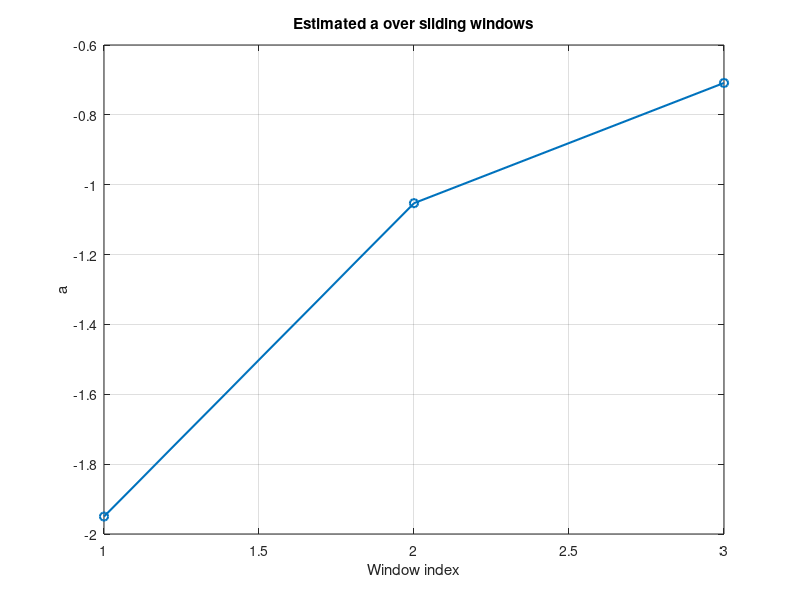
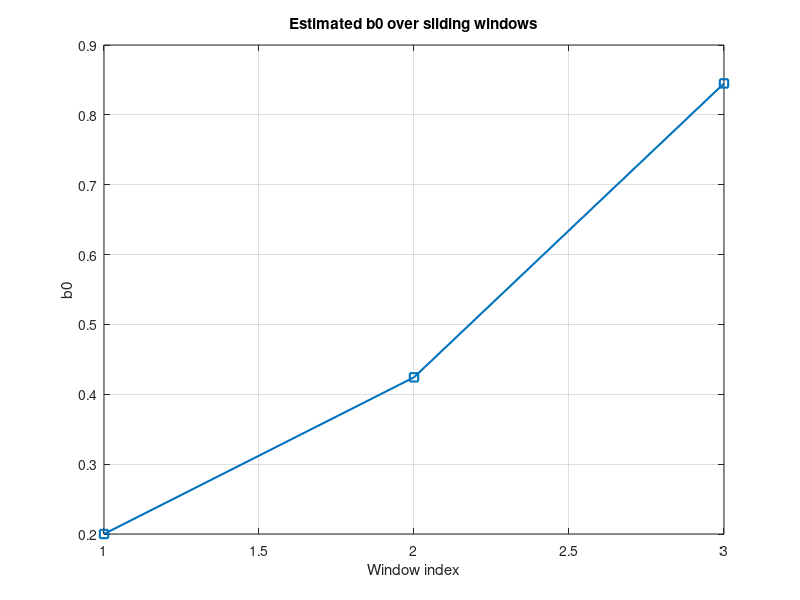

Write the MATLAB code that produced these figures, in order.
K = 1:5;
S = [0,0.2, 0.55, 0.77, 0.74];
E = [1,0.8, 0.45, 0.23, 0.26];
%%
F=[S(1),0,E(1),0;
S(2),S(1),E(2),E(1);
S(3),S(2),E(3),E(2);
S(4),S(3),E(4),E(3)];
theta=S(2:5)/F
%% Least square

% Validate lengths
if numel(S) ~= numel(E)
    error('S and E must have the same length.');
end
N = numel(S);

% We use 2-point windows: for i = 1 to N-2, we fit over samples i and i+1
max_iter = N - 2;

a   = zeros(1, max_iter);
b0  = zeros(1, max_iter);

for i = 1:max_iter
    % Output vector: s(k) for k = i+1, i+2  -> two rows
    Y = S(i+1:i+2).';  % column vector (2x1)

    % Design matrix:
    % First column: -s(k-1) = -S(i:i+1)
    % Second column: e(k-1) = E(i:i+1)
    X = [-S(i:i+1).',  E(i:i+1).'];  % (2x2)

    % Least squares solution for [a; b0]
    theta = X \ Y;

    a(i)  = theta(1);
    b0(i) = theta(2);
end

disp(['Estimated a:  ', num2str(a)]);
disp(['Estimated b0: ', num2str(b0)]);

% Plot results
figure(1);
plot(1:max_iter, a, 'o-', 'LineWidth', 1.5);
grid on;
xlabel('Window index');
ylabel('a');
title('Estimated a over sliding windows');

figure(2);
plot(1:max_iter, b0, 's-', 'LineWidth', 1.5);
grid on;
xlabel('Window index');
ylabel('b0');
title('Estimated b0 over sliding windows');

% Combined parameter matrix (each row: [a_i, b0_i])
theta = [a.', b0.'];
